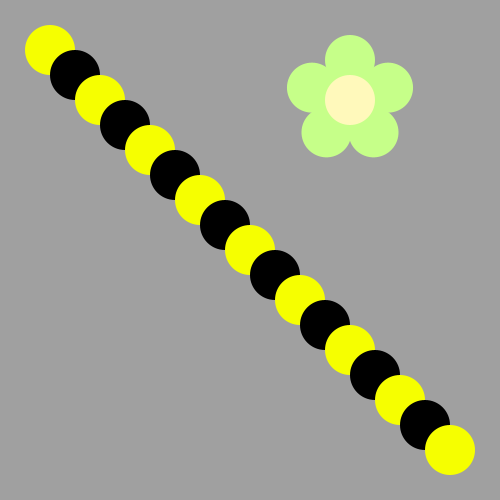
Frame 1 (no input)
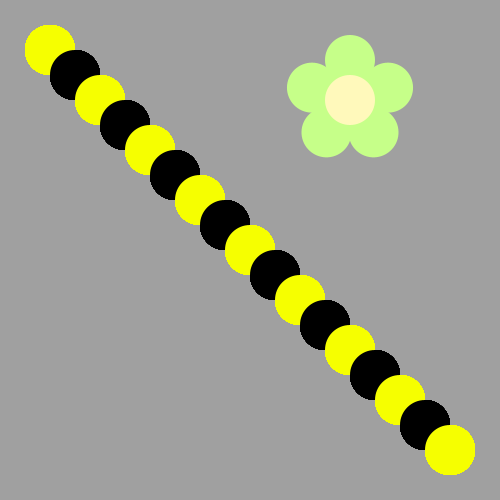
Frame 60 (the mouse pressed at the canvas centre just before this capture)
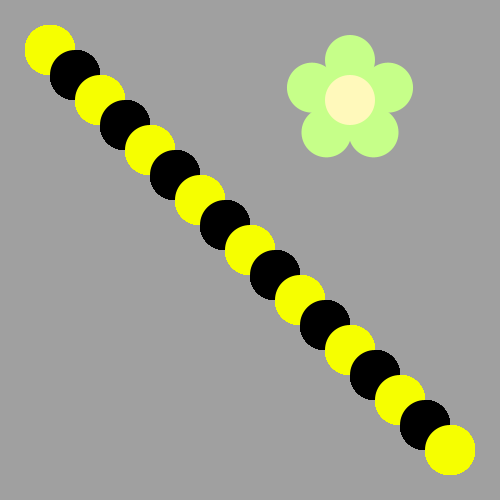
Frame 120 (the mouse held since frame 60 and released just before this capture)

The Processing sketch that drew these frames (run headless with seeded random() and noise(); from frame 60 on, the mouse is pressed at the canvas centre):

// Processing sketch: bumble_bee
// ── bumble_bee.pde
void draw() {
/*Use a loop to make a body for the Bee!
Then put his head on using drawBeeFace(x,y)
Use Modulo to make the colors alternate 
*/

for(int set = 50; set<=450; set=set+25){
  if(set%50==0){
    fill(#F6FF00);
  }
    else if(set>0){
      fill(#000000);
    }
    ellipse(set,set,50,50);
  }
  


}


void drawFlower(int x, int y) {
     noStroke();
     translate(x, y);
     // draw 5 petals, rotating after each one
     fill(#c6ff89);      // green
      for (int i = 0; i < 5; i++) {
           ellipse(0, -40, 50, 50);
          rotate(radians(72));
     }
     fill(#fff9bb); // light yellow
     ellipse(0, 0, 50, 50);
} 
void drawBeeFace(int BeeFaceX, int BeeFaceY) {
     noStroke();
     fill(0, 0, 0);
     stroke(1);
     strokeWeight(5);
     line(BeeFaceX-10, BeeFaceY-27, BeeFaceX-17, BeeFaceY-50);
     line(BeeFaceX+10, BeeFaceY-27, BeeFaceX+17, BeeFaceY-50);
     ellipse(BeeFaceX-17, BeeFaceY-50, 10, 10);
     ellipse(BeeFaceX+17, BeeFaceY-50, 10, 10);
     noStroke();
     fill(255, 251, 28);
     ellipse(BeeFaceX, BeeFaceY, 60, 60); // face
     fill(255, 237, 209);
     fill(0,0,0);
      ellipse(BeeFaceX-10, BeeFaceY-15, 10, 10); // eyes
     ellipse(BeeFaceX+10, BeeFaceY-15, 10, 10);
      ellipse(BeeFaceX, BeeFaceY-5, 10, 10); // nose
      ellipse(BeeFaceX, BeeFaceY+10, 20, 10);// mouth
     fill(255, 251, 28);
     ellipse(BeeFaceX, BeeFaceY+5, 20, 6);
}

void setup() {
     ellipseMode(CENTER);
     size(500, 500);
     background(160, 160, 160);
      drawFlower(350, 100);
}
